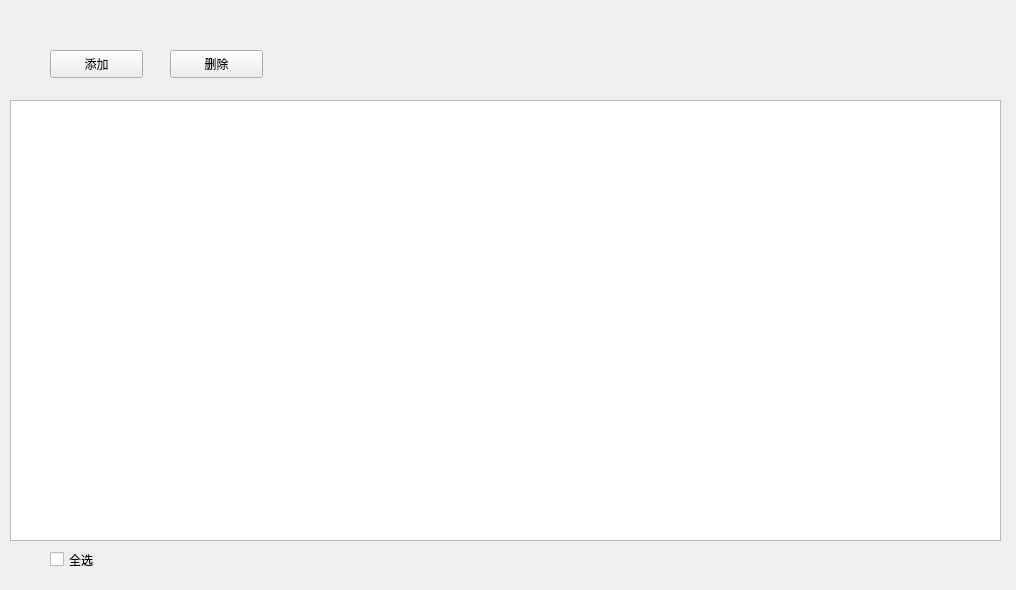
<?xml version="1.0" encoding="UTF-8"?>
<ui version="4.0">
 <class>Widget</class>
 <widget class="QWidget" name="Widget">
  <property name="geometry">
   <rect>
    <x>0</x>
    <y>0</y>
    <width>1016</width>
    <height>590</height>
   </rect>
  </property>
  <property name="windowTitle">
   <string>学生信息管理系统Demo</string>
  </property>
  <widget class="QPushButton" name="btnAdd">
   <property name="geometry">
    <rect>
     <x>50</x>
     <y>50</y>
     <width>93</width>
     <height>28</height>
    </rect>
   </property>
   <property name="text">
    <string>添加</string>
   </property>
  </widget>
  <widget class="QPushButton" name="btnDelete">
   <property name="geometry">
    <rect>
     <x>170</x>
     <y>50</y>
     <width>93</width>
     <height>28</height>
    </rect>
   </property>
   <property name="text">
    <string>删除</string>
   </property>
  </widget>
  <widget class="QTableView" name="tbStudentInfo">
   <property name="geometry">
    <rect>
     <x>10</x>
     <y>100</y>
     <width>991</width>
     <height>441</height>
    </rect>
   </property>
  </widget>
  <widget class="QCheckBox" name="chkSelcetAll">
   <property name="geometry">
    <rect>
     <x>50</x>
     <y>550</y>
     <width>91</width>
     <height>19</height>
    </rect>
   </property>
   <property name="text">
    <string>全选</string>
   </property>
  </widget>
 </widget>
 <resources/>
 <connections/>
</ui>
